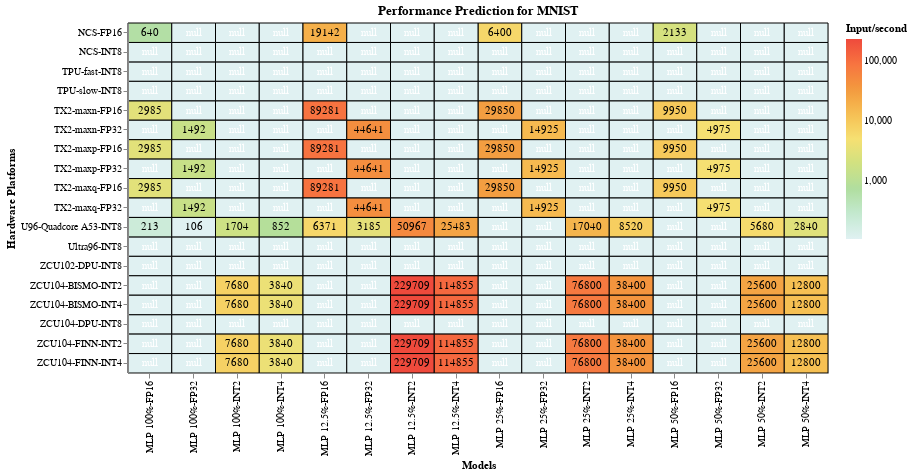

The notebook cell saved with this chart:
### Markdown cell above
For MNIST, quantization combined with pruning deliver some of best performance results.

### Code cell
#hide_input
%run scripts/altair_plots.py
#load mnist dataset and plot it
heatmap(pd.read_csv("data/cleaned_csv/performance_prediction_mnist.csv"), 'red', 'Performance Prediction for MNIST')

### Figure 1 — Vega-Lite specification as saved in the notebook (floating-point values rounded to 4 significant figures; data arrays with more than 128 entries replaced by an {"elided": "..."} marker saying what was removed)
{"config": {"view": {"continuousWidth": 400, "continuousHeight": 300}}, "layer": [{"mark": {"type": "rect", "invalid": null, "stroke": "black", "strokeWidth": 1}, "encoding": {"color": {"type": "quantitative", "field": "values", "scale": {"scheme": "lightmulti", "type": "log"}, "title": "Input/second"}, "tooltip": [{"type": "quantitative", "field": "values", "title": "Input/sec"}, {"type": "nominal", "field": "x", "title": "Model"}, {"type": "nominal", "field": "y", "title": "Hardware Platform"}], "x": {"type": "ordinal", "field": "x", "title": "Models"}, "y": {"type": "ordinal", "field": "y", "title": "Hardware Platforms"}}, "height": 350, "selection": {"selector004": {"type": "single", "on": "mouseover", "nearest": true}}, "title": "Performance Prediction for MNIST", "width": 700}, {"mark": {"type": "text", "color": "white"}, "encoding": {"color": {"condition": {"value": "black", "test": "(datum.values > 1)"}, "value": "white"}, "text": {"type": "quantitative", "field": "values", "format": ".0f"}, "tooltip": [{"type": "quantitative", "field": "values", "format": ".0f", "title": "Input/sec"}, {"type": "nominal", "field": "x", "title": "Model"}, {"type": "nominal", "field": "y", "title": "Hardware Platform"}], "x": {"type": "ordinal", "field": "x", "title": "Models"}, "y": {"type": "ordinal", "field": "y", "title": "Hardware Platforms"}}}], "data": {"name": "data-7b99d5246d1643da0b68a10ff8135a6a"}, "$schema": "https://vega.github.io/schema/vega-lite/v4.0.2.json", "datasets": {"data-7b99d5246d1643da0b68a10ff8135a6a": {"elided": "288 records"}}}
